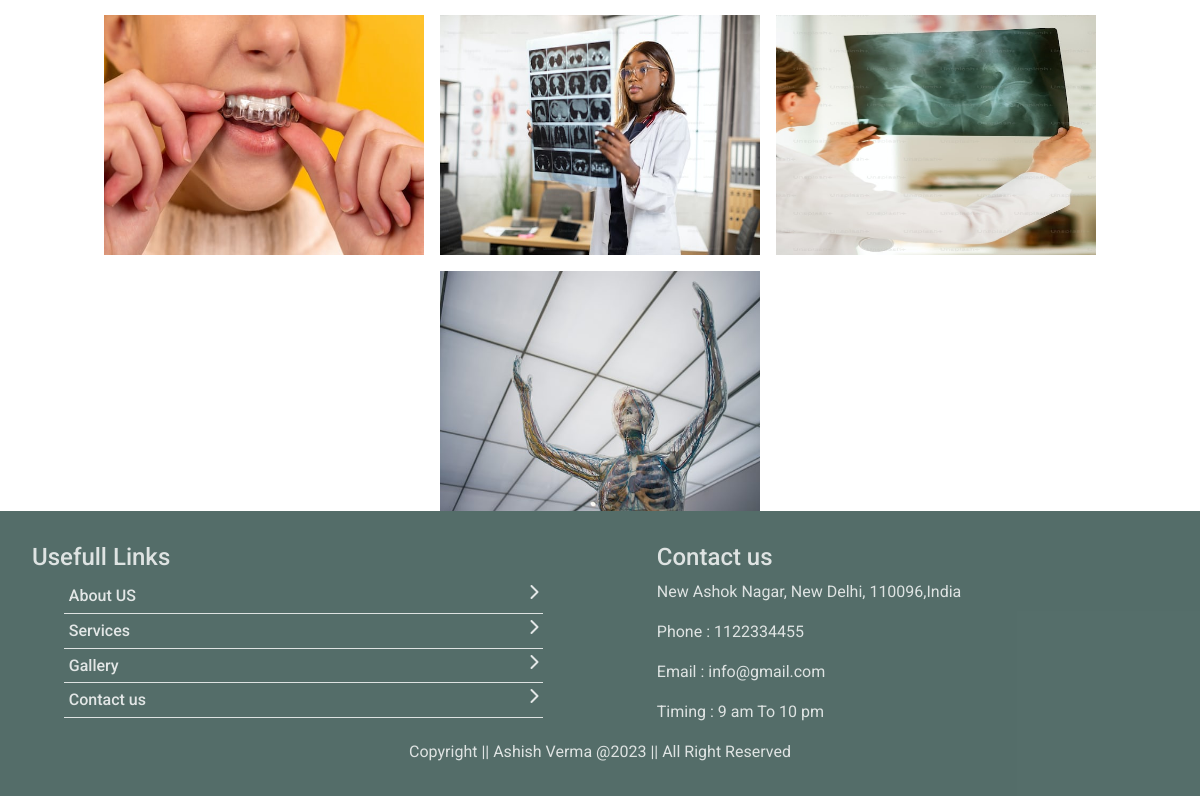
The page /images (lower part) on the database as committed earlier.
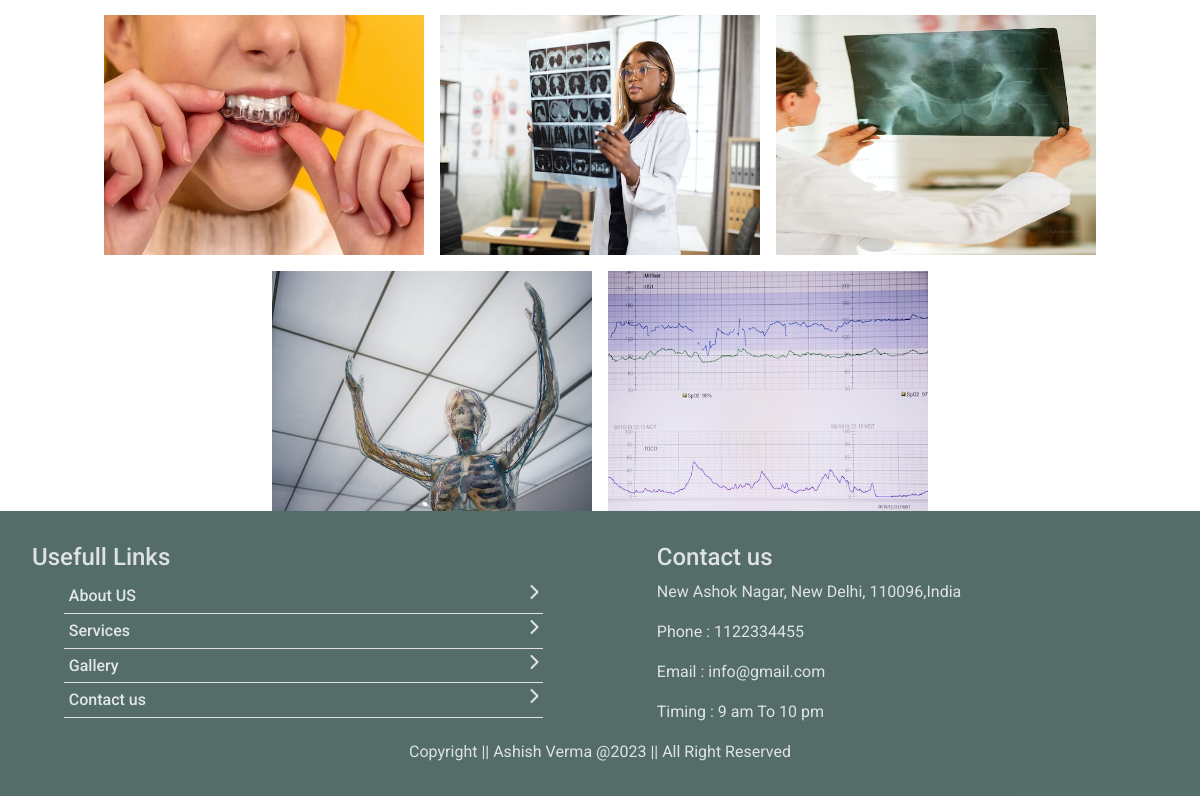
The same page on the database as committed later.
### hospital/models.py (models this page shows)
class Gallery(models.Model):
    categories = [('Cardiology', 'Cardiology'),
                ('Dental', 'Dental'),
                ('Neurology', 'Neurology'),
                ('Laboraty', 'Laboraty'),
                ]
    category=models.CharField(choices=categories,max_length=50,default='Cardiologist')
    images  = models.ImageField(upload_to='gallary/')

### hospital/views.py (the view)
# urls.py: path('images',ShowAllImages,name='images'),
def ShowAllImages(request):
    images = Gallery.objects.all()
    return render(request,'hospital/showAllImages.html',locals())

### templates/hospital/showAllImages.html (shortened to what this page needs)
{% extends 'hospital/base.html' %}
{% load static %}
{% block content %}
<div>
    <div class="d-flex flex-wrap justify-content-center gap-3">
        {% for img in images %}
        <div style="width: 20rem; height: 15rem; " class="allimg">
            <img src="{{img.images.url}}" alt="" class="img" style="width: 100%; height: 100%;">
        </div>
        {% endfor %}
    </div>
</div>
{% endblock content %}

Rows that differ between the two databases and show on the page:
added Gallery: images (picture)
